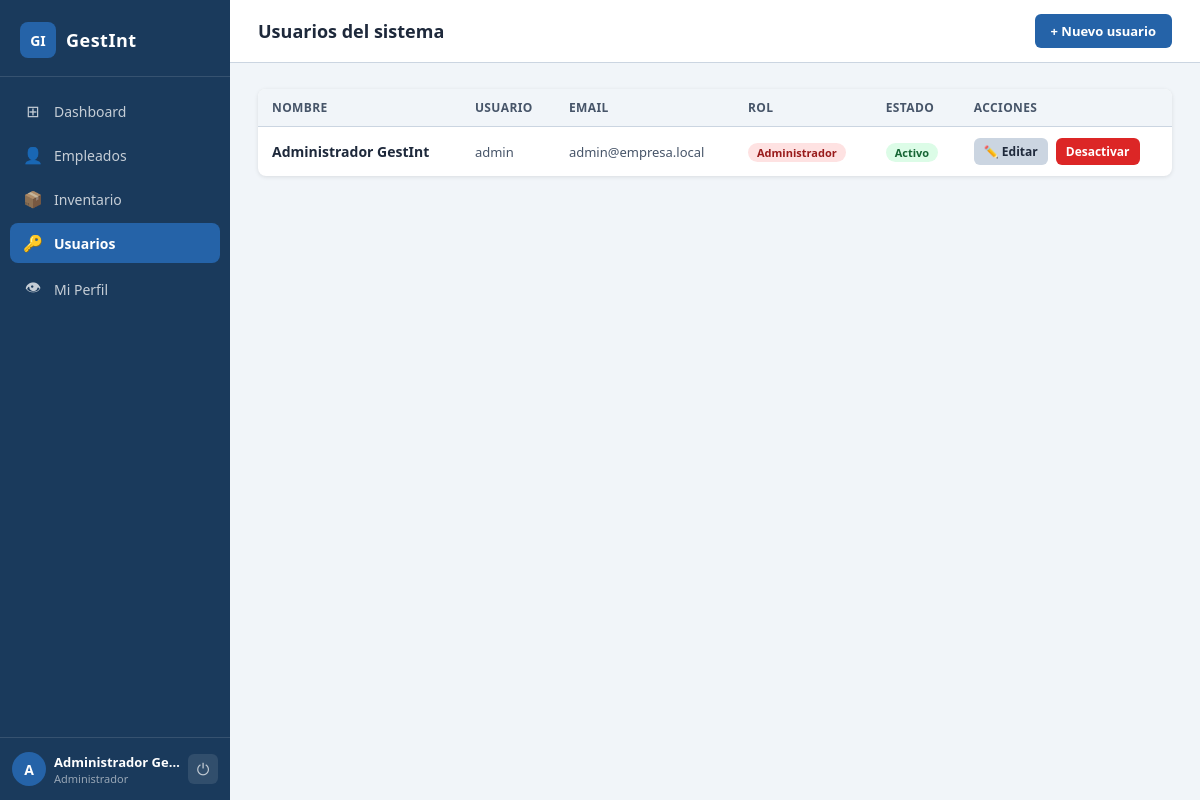
Page /pages/usuarios.php (signed in) on the committed database.
### tables this page shows
CREATE TABLE IF NOT EXISTS usuarios (
    id          INT UNSIGNED AUTO_INCREMENT PRIMARY KEY,
    nombre      VARCHAR(80)  NOT NULL,
    apellidos   VARCHAR(100) NOT NULL DEFAULT '',
    usuario     VARCHAR(50)  NOT NULL UNIQUE,
    email       VARCHAR(120) NOT NULL,
    password    VARCHAR(255) NOT NULL,
    rol         ENUM('admin','rrhh','almacen','empleado') NOT NULL DEFAULT 'empleado',
    activo      TINYINT(1) NOT NULL DEFAULT 1,
    created_at  DATETIME NOT NULL DEFAULT CURRENT_TIMESTAMP
);

### includes/auth.php (called while the page is built, shortened)
<?php
function nombreRol(string $rol): string {
    return match($rol) {
        'admin'   => 'Administrador',
        'rrhh'    => 'Resp. RRHH',
        'almacen' => 'Resp. Almacén',
        default   => 'Empleado',
    };
}

### pages/usuarios.php (the view, shortened to what this page needs)
<?php
require_once '../includes/auth.php';
require_once '../includes/db.php';
$usuarios = $conn->query("SELECT * FROM usuarios ORDER BY apellidos, nombre");
?>
<!DOCTYPE html>
<html lang="es">
<head>
    <link rel="stylesheet" href="../css/style.css">
</head>
<body>
<div class="layout">
    <?php require_once '../includes/sidebar.php'; ?>
    <div class="contenido">
        <div class="topbar">
            <h1>Usuarios del sistema</h1>
            <div class="topbar-right">
                <button class="btn btn-primario" onclick="abrirModal('modal-usuario')">+ Nuevo usuario</button>
            </div>
        </div>
        <main class="main">
            <div class="panel">
                <table>
                    <thead>
                        <tr>
                            <th>Nombre</th>
                            <th>Usuario</th>
                            <th>Email</th>
                            <th>Rol</th>
                            <th>Estado</th>
                            <th>Acciones</th>
                        </tr>
                    </thead>
                    <tbody>
                    <?php while ($u = $usuarios->fetch_assoc()): ?>
                    <tr>
                        <td class="fw-600"><?= htmlspecialchars($u['nombre'] . ' ' . $u['apellidos']) ?></td>
                        <td class="text-gris"><?= htmlspecialchars($u['usuario']) ?></td>
                        <td class="text-gris"><?= htmlspecialchars($u['email']) ?></td>
                        <td>
                            <?php $badges = ['admin'=>'badge-rojo','rrhh'=>'badge-azul','almacen'=>'badge-naranja','empleado'=>'badge-gris']; ?>
                            <span class="badge <?= $badges[$u['rol']] ?? 'badge-gris' ?>"><?= nombreRol($u['rol']) ?></span>
                        </td>
                        <td>
                            <?= $u['activo']
                                ? '<span class="badge badge-verde">Activo</span>'
                                : '<span class="badge badge-rojo">Inactivo</span>' ?>
                        </td>
                        <td>
                            <div class="d-flex gap-8">
                                <a href="?accion=editar&id=<?= $u['id'] ?>" class="btn btn-gris btn-sm">✏️ Editar</a>
                                <?php if ($u['id'] !== $_SESSION['usuario_id']): ?>
                                    <?php if ($u['activo']): ?>
                                        <a href="?accion=desactivar&id=<?= $u['id'] ?>"
                                           class="btn btn-rojo btn-sm"
                                           onclick="return confirm('¿Desactivar este usuario?')">Desactivar</a>
                                    <?php else: ?>
                                        <a href="?accion=activar&id=<?= $u['id'] ?>" class="btn btn-verde btn-sm">Activar</a>
                                    <?php endif; ?>
                                <?php endif; ?>
                            </div>
                        </td>
                    </tr>
                    <?php endwhile; ?>
                    </tbody>
                </table>
            </div>
        </main>
    </div>
</div>
</body>
</html>

### css/style.css (style rules this page uses)
:root { --azul: #1a3a5c; --azul-medio: #2563a8; --azul-claro: #dbeafe; --acento: #2563a8; --sidebar-w: 230px; --blanco: #ffffff; --gris-fondo: #f1f5f9; --gris-borde: #cbd5e1; --gris-texto: #475569; --texto: #1e293b; --verde: #16a34a; --rojo: #dc2626; --naranja: #d97706; --sombra: 0 1px 4px rgba(0,0,0,.10); --radio: 8px; --fuente: 'Segoe UI', system-ui, sans-serif; }
*, *::before, *::after { box-sizing: border-box; margin: 0; padding: 0; }
body { font-family: var(--fuente); background: var(--gris-fondo); color: var(--texto); }
a { text-decoration: none; color: inherit; }
.layout { display: flex; min-height: 100vh; }
.contenido { margin-left: var(--sidebar-w); flex: 1; display: flex; flex-direction: column; min-height: 100vh; }
.topbar { background: var(--blanco); border-bottom: 1px solid var(--gris-borde); padding: 14px 28px; display: flex; align-items: center; justify-content: space-between; gap: 12px; }
.topbar h1 { font-size: 18px; font-weight: 700; }
.topbar-right { display: flex; align-items: center; gap: 10px; }
.main { padding: 26px 28px; flex: 1; }
.panel { background: var(--blanco); border-radius: var(--radio); box-shadow: var(--sombra); overflow: hidden; margin-bottom: 24px; }
table { width: 100%; border-collapse: collapse; font-size: 14px; }
thead th { background: var(--gris-fondo); padding: 10px 14px; text-align: left; font-size: 12px; font-weight: 600; color: var(--gris-texto); text-transform: uppercase; letter-spacing: .4px; border-bottom: 1px solid var(--gris-borde); }
tbody td { padding: 11px 14px; border-bottom: 1px solid #f1f5f9; vertical-align: middle; }
tbody tr:last-child td { border-bottom: none; }
.btn { display: inline-flex; align-items: center; gap: 6px; padding: 8px 16px; border-radius: 6px; font-size: 13px; font-weight: 600; font-family: var(--fuente); cursor: pointer; border: none; transition: filter .15s, opacity .15s; white-space: nowrap; }
.btn-primario { background: var(--azul-medio); color: #fff; }
.btn-rojo { background: var(--rojo); color: #fff; }
.btn-gris { background: var(--gris-borde); color: var(--texto); }
.btn-sm { padding: 5px 10px; font-size: 12px; }
.badge { display: inline-block; padding: 2px 9px; border-radius: 99px; font-size: 11px; font-weight: 600; }
.badge-verde { background: #dcfce7; color: #166534; }
.badge-rojo { background: #fee2e2; color: #991b1b; }
.d-flex { display: flex; }
.gap-8 { gap: 8px; }
.text-gris { color: var(--gris-texto); font-size: 13px; }
.fw-600 { font-weight: 600; }

### rows in the picture
usuarios: nombre+apellidos "Administrador GestInt", usuario "admin", email "admin@empresa.local", rol "Administrador", activo "Activo"

### other values in the picture
$item['icon'] "⊞"
$item['label'] "Dashboard"
$item['icon'] "👤"
$item['label'] "Empleados"
$item['icon'] "📦"
$item['label'] "Inventario"
$item['icon'] "🔑"
$item['label'] "Usuarios"
$item['icon'] "👁"
$item['label'] "Mi Perfil"
substr($nombre, 0, 1) "A"
$nombre "Administrador Ge…"
nombreRol($rol) "Administrador"
